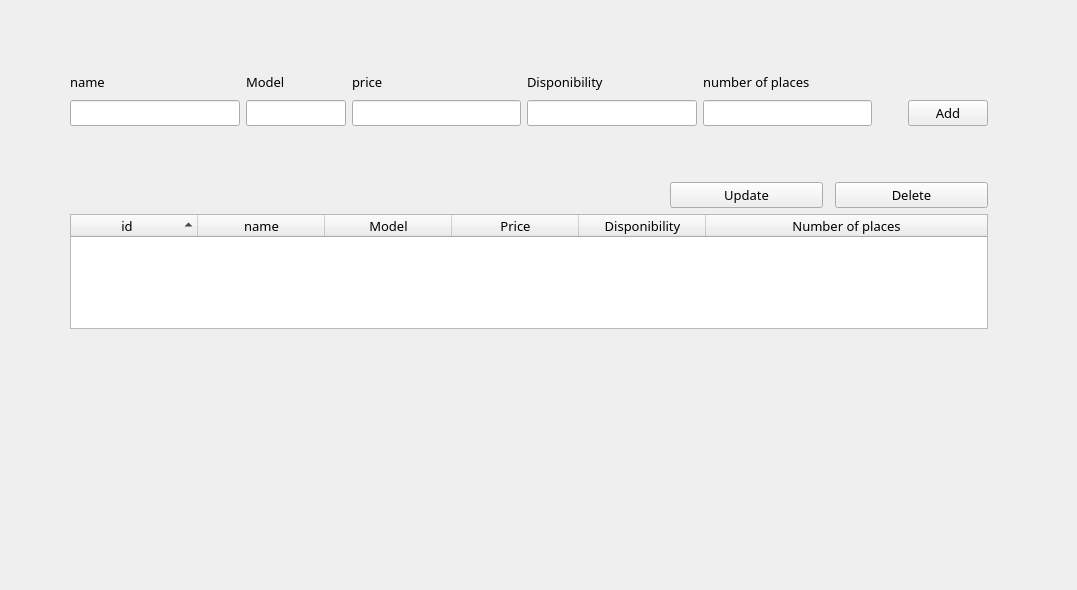
<?xml version="1.0" encoding="UTF-8"?>
<ui version="4.0">
 <class>Form</class>
 <widget class="QWidget" name="Form">
  <property name="windowModality">
   <enum>Qt::NonModal</enum>
  </property>
  <property name="enabled">
   <bool>true</bool>
  </property>
  <property name="geometry">
   <rect>
    <x>0</x>
    <y>0</y>
    <width>1077</width>
    <height>590</height>
   </rect>
  </property>
  <property name="font">
   <font>
    <family>FiraCode Nerd Font</family>
    <pointsize>10</pointsize>
   </font>
  </property>
  <property name="windowTitle">
   <string>Form</string>
  </property>
  <widget class="QWidget" name="layoutWidget">
   <property name="geometry">
    <rect>
     <x>70</x>
     <y>70</y>
     <width>918</width>
     <height>259</height>
    </rect>
   </property>
   <layout class="QVBoxLayout" name="verticalLayout_8">
    <item>
     <layout class="QHBoxLayout" name="horizontalLayout">
      <property name="bottomMargin">
       <number>50</number>
      </property>
      <item>
       <layout class="QVBoxLayout" name="verticalLayout">
        <item>
         <widget class="QLabel" name="label">
          <property name="text">
           <string>name</string>
          </property>
         </widget>
        </item>
        <item>
         <widget class="QLineEdit" name="name">
          <property name="inputMask">
           <string/>
          </property>
          <property name="text">
           <string/>
          </property>
          <property name="placeholderText">
           <string/>
          </property>
         </widget>
        </item>
       </layout>
      </item>
      <item>
       <layout class="QVBoxLayout" name="verticalLayout_2">
        <item>
         <widget class="QLabel" name="label_2">
          <property name="maximumSize">
           <size>
            <width>100</width>
            <height>16777215</height>
           </size>
          </property>
          <property name="text">
           <string>Model</string>
          </property>
         </widget>
        </item>
        <item>
         <widget class="QLineEdit" name="model">
          <property name="maximumSize">
           <size>
            <width>100</width>
            <height>16777215</height>
           </size>
          </property>
          <property name="inputMask">
           <string/>
          </property>
          <property name="text">
           <string/>
          </property>
          <property name="maxLength">
           <number>200</number>
          </property>
          <property name="placeholderText">
           <string/>
          </property>
         </widget>
        </item>
       </layout>
      </item>
      <item>
       <layout class="QVBoxLayout" name="verticalLayout_3">
        <item>
         <widget class="QLabel" name="label_3">
          <property name="text">
           <string>price</string>
          </property>
         </widget>
        </item>
        <item>
         <widget class="QLineEdit" name="price">
          <property name="inputMask">
           <string/>
          </property>
          <property name="text">
           <string/>
          </property>
          <property name="placeholderText">
           <string/>
          </property>
         </widget>
        </item>
       </layout>
      </item>
      <item>
       <layout class="QVBoxLayout" name="verticalLayout_4">
        <item>
         <widget class="QLabel" name="label_4">
          <property name="text">
           <string>Disponibility</string>
          </property>
         </widget>
        </item>
        <item>
         <widget class="QLineEdit" name="isDispo">
          <property name="inputMask">
           <string/>
          </property>
          <property name="text">
           <string/>
          </property>
          <property name="placeholderText">
           <string/>
          </property>
         </widget>
        </item>
       </layout>
      </item>
      <item>
       <layout class="QVBoxLayout" name="verticalLayout_5">
        <item>
         <widget class="QLabel" name="label_5">
          <property name="text">
           <string>number of places</string>
          </property>
         </widget>
        </item>
        <item>
         <widget class="QLineEdit" name="nbrPlace">
          <property name="inputMask">
           <string/>
          </property>
          <property name="text">
           <string/>
          </property>
          <property name="placeholderText">
           <string/>
          </property>
         </widget>
        </item>
       </layout>
      </item>
      <item>
       <layout class="QVBoxLayout" name="verticalLayout_6">
        <property name="leftMargin">
         <number>30</number>
        </property>
        <property name="topMargin">
         <number>30</number>
        </property>
        <item>
         <widget class="QPushButton" name="action">
          <property name="text">
           <string>Add</string>
          </property>
         </widget>
        </item>
       </layout>
      </item>
     </layout>
    </item>
    <item>
     <layout class="QHBoxLayout" name="horizontalLayout_2">
      <property name="spacing">
       <number>12</number>
      </property>
      <property name="sizeConstraint">
       <enum>QLayout::SetFixedSize</enum>
      </property>
      <property name="leftMargin">
       <number>600</number>
      </property>
      <property name="rightMargin">
       <number>0</number>
      </property>
      <item>
       <widget class="QPushButton" name="update">
        <property name="sizePolicy">
         <sizepolicy hsizetype="Minimum" vsizetype="Fixed">
          <horstretch>0</horstretch>
          <verstretch>0</verstretch>
         </sizepolicy>
        </property>
        <property name="text">
         <string>Update</string>
        </property>
        <property name="autoRepeatDelay">
         <number>298</number>
        </property>
       </widget>
      </item>
      <item>
       <widget class="QPushButton" name="delete_2">
        <property name="text">
         <string>Delete</string>
        </property>
       </widget>
      </item>
     </layout>
    </item>
    <item>
     <layout class="QVBoxLayout" name="verticalLayout_7">
      <item>
       <widget class="QTreeWidget" name="table">
        <attribute name="headerCascadingSectionResizes">
         <bool>false</bool>
        </attribute>
        <attribute name="headerDefaultSectionSize">
         <number>127</number>
        </attribute>
        <attribute name="headerHighlightSections">
         <bool>true</bool>
        </attribute>
        <attribute name="headerShowSortIndicator" stdset="0">
         <bool>true</bool>
        </attribute>
        <column>
         <property name="text">
          <string>id</string>
         </property>
         <property name="textAlignment">
          <set>AlignCenter</set>
         </property>
        </column>
        <column>
         <property name="text">
          <string>name</string>
         </property>
         <property name="textAlignment">
          <set>AlignCenter</set>
         </property>
        </column>
        <column>
         <property name="text">
          <string>Model</string>
         </property>
         <property name="textAlignment">
          <set>AlignCenter</set>
         </property>
        </column>
        <column>
         <property name="text">
          <string>Price</string>
         </property>
         <property name="textAlignment">
          <set>AlignCenter</set>
         </property>
        </column>
        <column>
         <property name="text">
          <string>Disponibility</string>
         </property>
         <property name="textAlignment">
          <set>AlignCenter</set>
         </property>
        </column>
        <column>
         <property name="text">
          <string>Number of places</string>
         </property>
         <property name="textAlignment">
          <set>AlignCenter</set>
         </property>
        </column>
       </widget>
      </item>
     </layout>
    </item>
   </layout>
  </widget>
 </widget>
 <resources/>
 <connections/>
</ui>
